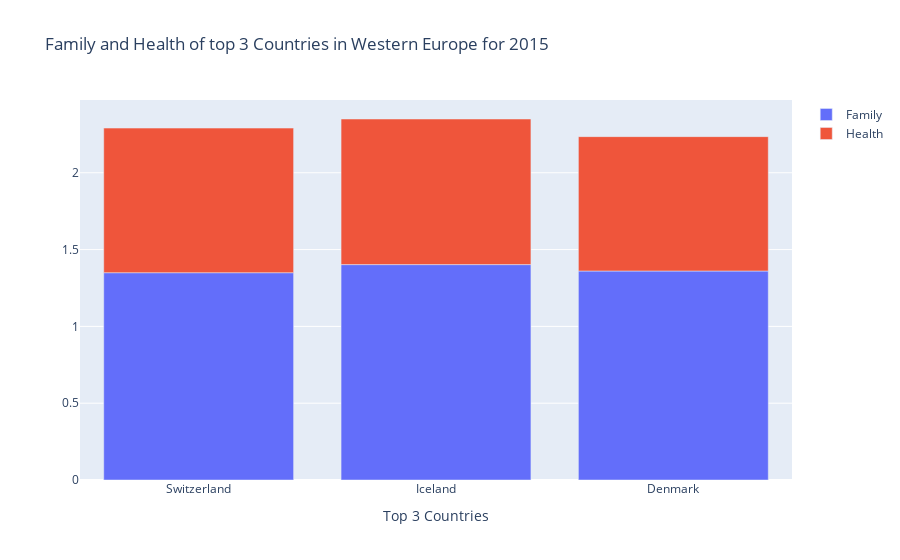

Notebook cell for this chart:
### Code cell
# prepare data frames

data2015 = data_2015[data_2015.Region == 'Western Europe'].iloc[:3,:]

x = data2015.Country

trace1 = {
  'x': x,
  'y': data2015.Family,
  'name': 'Family',
  'type': 'bar'
};
trace2 = {
  'x': x,
  'y': data2015.Health,
  'name': 'Health',
  'type': 'bar'
};
data = [trace1, trace2];
layout = {
  'xaxis': {'title': 'Top 3 Countries'},
  'barmode': 'relative',
  'title': 'Family and Health of top 3 Countries in Western Europe for 2015'
};
fig = go.Figure(data = data, layout = layout)
iplot(fig)

### Figure 1 — Plotly figure (JSON) as saved in the notebook; plotly's stock layout.template omitted (floating-point values rounded to 4 significant figures)
{"data": [{"name": "Family", "type": "bar", "x": ["Switzerland", "Iceland", "Denmark"], "y": [1.35, 1.402, 1.361]}, {"name": "Health", "type": "bar", "x": ["Switzerland", "Iceland", "Denmark"], "y": [0.9414, 0.9478, 0.8746]}], "layout": {"barmode": "relative", "title": {"text": "Family and Health of top 3 Countries in Western Europe for 2015"}, "xaxis": {"title": {"text": "Top 3 Countries"}}}}
